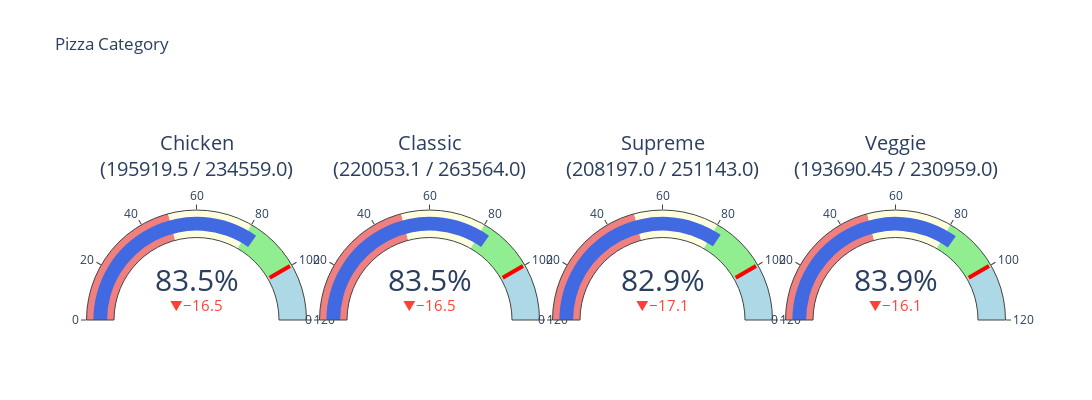

Source (notebook cell):
### Markdown cell above
# Gauge Chart by Category Indicator

### Code cell
import plotly.graph_objects as go
df['Sales_Target'] = (df['total_price'] * 1.2).round()

df_group = df.groupby('pizza_category').agg({
    'total_price':'sum',
    'Sales_Target':'sum',
}).reset_index()
fig = go.Figure()
for i, row in df_group.iterrows():
    achived = row['total_price']
    target = row['Sales_Target']
    region = row['pizza_category']

    percent = (achived / target) * 100 if target != 0 else 0
    label_text = f"{region}<br>({achived} / {target})" 
    fig.add_trace(go.Indicator(
        mode='gauge+number+delta',
        value=percent,
        number={'suffix': '%'},
        delta={'reference':100},
        title={'text': label_text},
        gauge={
          'axis':{'range':[0, 120]},
          'bar': {'color':'royalblue'},
          'steps':[
              {'range':[0, 50], 'color':'lightcoral'},
              {'range':[50, 80], 'color':'lightyellow'},
              {'range':[80, 100], 'color':'lightgreen'},
              {'range':[100, 120], 'color':'lightblue'},
          ],
            'threshold':{'line':{'color':'red','width':4}, 'value':100}
                        },
        domain={'x': [i*0.25, (i+1)*0.25], 'y': [0, 0.5]}
    ))

fig.update_layout(
    grid={'rows': 1, 'columns': len(df_group), 'pattern':'independent'},
    height=400,
    width=285*len(df_group),
    title='Pizza Category'
)
fig.show()

### Figure 1 — Plotly figure (JSON) as saved in the notebook; plotly's stock layout.template omitted (floating-point values rounded to 4 significant figures)
{"data": [{"delta": {"reference": 100}, "domain": {"x": [0, 0.25], "y": [0, 0.5]}, "gauge": {"axis": {"range": [0, 120]}, "bar": {"color": "royalblue"}, "steps": [{"color": "lightcoral", "range": [0, 50]}, {"color": "lightyellow", "range": [50, 80]}, {"color": "lightgreen", "range": [80, 100]}, {"color": "lightblue", "range": [100, 120]}], "threshold": {"line": {"color": "red", "width": 4}, "value": 100}}, "mode": "gauge+number+delta", "number": {"suffix": "%"}, "title": {"text": "Chicken<br>(195919.5 / 234559.0)"}, "type": "indicator", "value": 83.53}, {"delta": {"reference": 100}, "domain": {"x": [0.25, 0.5], "y": [0, 0.5]}, "gauge": {"axis": {"range": [0, 120]}, "bar": {"color": "royalblue"}, "steps": [{"color": "lightcoral", "range": [0, 50]}, {"color": "lightyellow", "range": [50, 80]}, {"color": "lightgreen", "range": [80, 100]}, {"color": "lightblue", "range": [100, 120]}], "threshold": {"line": {"color": "red", "width": 4}, "value": 100}}, "mode": "gauge+number+delta", "number": {"suffix": "%"}, "title": {"text": "Classic<br>(220053.1 / 263564.0)"}, "type": "indicator", "value": 83.49}, {"delta": {"reference": 100}, "domain": {"x": [0.5, 0.75], "y": [0, 0.5]}, "gauge": {"axis": {"range": [0, 120]}, "bar": {"color": "royalblue"}, "steps": [{"color": "lightcoral", "range": [0, 50]}, {"color": "lightyellow", "range": [50, 80]}, {"color": "lightgreen", "range": [80, 100]}, {"color": "lightblue", "range": [100, 120]}], "threshold": {"line": {"color": "red", "width": 4}, "value": 100}}, "mode": "gauge+number+delta", "number": {"suffix": "%"}, "title": {"text": "Supreme<br>(208197.0 / 251143.0)"}, "type": "indicator", "value": 82.9}, {"delta": {"reference": 100}, "domain": {"x": [0.75, 1], "y": [0, 0.5]}, "gauge": {"axis": {"range": [0, 120]}, "bar": {"color": "royalblue"}, "steps": [{"color": "lightcoral", "range": [0, 50]}, {"color": "lightyellow", "range": [50, 80]}, {"color": "lightgreen", "range": [80, 100]}, {"color": "lightblue", "range": [100, 120]}], "threshold": {"line": {"color": "red", "width": 4}, "value": 100}}, "mode": "gauge+number+delta", "number": {"suffix": "%"}, "title": {"text": "Veggie<br>(193690.45 / 230959.0)"}, "type": "indicator", "value": 83.86}], "layout": {"grid": {"columns": 4, "pattern": "independent", "rows": 1}, "height": 400, "title": {"text": "Pizza Category"}, "width": 1140}}
